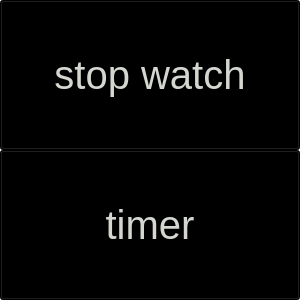
<?xml version="1.0" encoding="UTF-8"?>
<ui version="4.0">
 <class>MainWindow</class>
 <widget class="QMainWindow" name="MainWindow">
  <property name="geometry">
   <rect>
    <x>0</x>
    <y>0</y>
    <width>300</width>
    <height>300</height>
   </rect>
  </property>
  <property name="windowTitle">
   <string>MainWindow</string>
  </property>
  <widget class="QWidget" name="centralwidget">
   <widget class="QPushButton" name="pushButton">
    <property name="geometry">
     <rect>
      <x>0</x>
      <y>0</y>
      <width>300</width>
      <height>150</height>
     </rect>
    </property>
    <property name="font">
     <font>
      <pointsize>30</pointsize>
     </font>
    </property>
    <property name="styleSheet">
     <string notr="true">background-color: rgb(0, 0, 0);
color: rgb(211, 215, 207);</string>
    </property>
    <property name="text">
     <string>stop watch</string>
    </property>
   </widget>
   <widget class="QPushButton" name="pushButton_2">
    <property name="geometry">
     <rect>
      <x>0</x>
      <y>150</y>
      <width>300</width>
      <height>150</height>
     </rect>
    </property>
    <property name="font">
     <font>
      <pointsize>30</pointsize>
     </font>
    </property>
    <property name="styleSheet">
     <string notr="true">background-color: rgb(0, 0, 0);
color: rgb(211, 215, 207);</string>
    </property>
    <property name="text">
     <string>timer</string>
    </property>
   </widget>
  </widget>
 </widget>
 <resources/>
 <connections/>
</ui>
